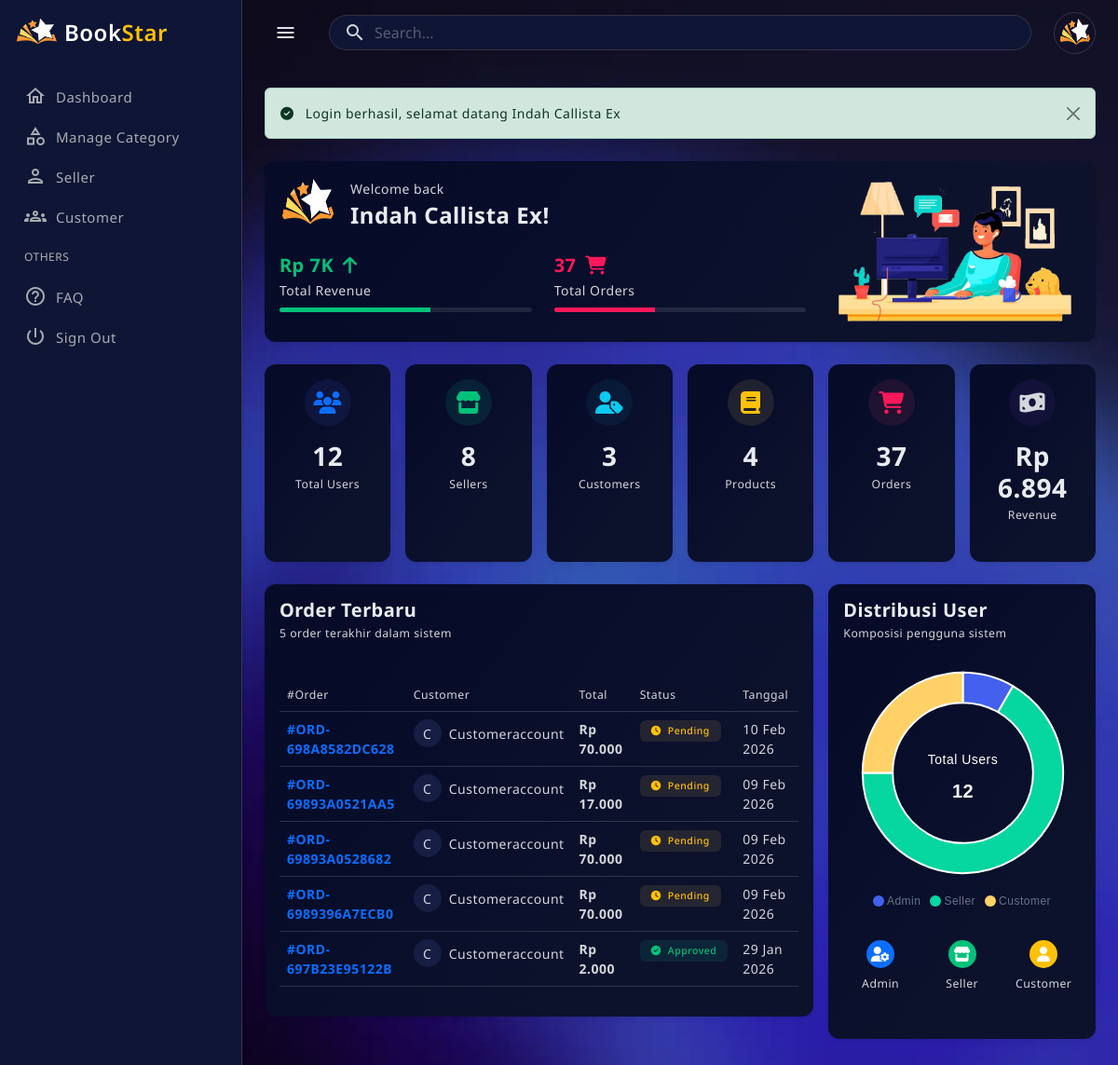
The page /public/?c=admin&m=dashboard (signed in) on the database its author committed.
### tables this page shows
CREATE TABLE `users` (
  `id` int(11) NOT NULL,
  `role_id` int(11) NOT NULL,
  `name` varchar(100) NOT NULL,
  `email` varchar(100) NOT NULL,
  `no_tlp` varchar(20) DEFAULT NULL,
  `password` varchar(255) NOT NULL,
  `nik` varchar(20) DEFAULT NULL,
  `address` text DEFAULT NULL,
  `no_rekening` varchar(50) DEFAULT NULL,
  `qris_image` varchar(255) DEFAULT NULL,
  `is_online` tinyint(1) DEFAULT 0,
  `is_super_admin` tinyint(1) DEFAULT 0,
  `created_at` timestamp NOT NULL DEFAULT current_timestamp(),
  `updated_at` timestamp NOT NULL DEFAULT current_timestamp() ON UPDATE current_timestamp(),
  `reset_token` varchar(255) DEFAULT NULL,
  `reset_expired` datetime DEFAULT NULL,
  `photo` varchar(255) DEFAULT NULL,
  `status` enum('aktif','nonaktif') DEFAULT 'aktif',
  `last_activity` datetime DEFAULT NULL,
  `is_deleted` tinyint(1) NOT NULL DEFAULT 0
);

CREATE TABLE `orders` (
  `id` int(11) NOT NULL,
  `order_code` varchar(50) NOT NULL,
  `checkout_code` varchar(50) DEFAULT NULL,
  `customer_id` int(11) NOT NULL,
  `seller_id` int(11) NOT NULL,
  `total_price` decimal(12,2) NOT NULL,
  `payment_method` enum('transfer','qris') NOT NULL,
  `payment_proof` varchar(255) DEFAULT NULL,
  `approval_status` enum('pending','approved','rejected') DEFAULT 'pending',
  `order_status` enum('pending','paid','shipped','refund') DEFAULT 'pending',
  `shipping_address` text NOT NULL,
  `tracking_url` text DEFAULT NULL,
  `resi` varchar(100) DEFAULT NULL,
  `created_at` timestamp NOT NULL DEFAULT current_timestamp(),
  `updated_at` timestamp NOT NULL DEFAULT current_timestamp() ON UPDATE current_timestamp(),
  `reject_reason` text DEFAULT NULL
);

### app/views/admin/dashboard.php (the view, shortened to what the rows shown need)
<?php require APP_PATH . '/views/layouts/admin/header.php'; ?>
<main class="main-wrapper">
  <div class="main-content">
    <div class="card border-0 shadow-sm mb-4">
      <div class="card-body">
        <div class="row align-items-center">
          <div class="col-md-8">
            <div class="d-flex align-items-center mb-4">
              <img src="<?= htmlspecialchars($photo) ?>"
                   class="rounded-circle me-3"
                   width="60" height="60"
                   alt="user">
              <div>
                <p class="text mb-1">Welcome back</p>
                <h4 class="fw-bold mb-0"><?= htmlspecialchars($name) ?>!</h4>
              </div>
            </div>
          </div>
        </div>
      </div>
    </div>
    <div class="row g-3 mb-4">
      <div class="col-lg-8">
<div class="card border-0 shadow-sm">
          <div class="card-body">
            <?php if (!empty($data['recentOrders'])): ?>
              <div class="table-responsive">
                <table class="table table-hover">
                  <thead>
                    <tr class="border-bottom">
                      <th class="text small fw-normal">#Order</th>
                      <th class="text small fw-normal">Customer</th>
                      <th class="text small fw-normal">Total</th>
                      <th class="text small fw-normal">Status</th>
                      <th class="text small fw-normal">Tanggal</th>
                    </tr>
                  </thead>
                  <tbody>
                    <?php foreach ($data['recentOrders'] as $order): ?>
                      <tr>
                        <td>
                          <span class="fw-bold text-primary">#<?= htmlspecialchars($order['order_code'] ?? 'N/A') ?></span>
                        </td>
                        <td>
                          <div class="d-flex align-items-center">
                            <div class="bg-light rounded-circle d-flex align-items-center justify-content-center me-2"
                                 style="width: 30px; height: 30px;">
                              <?= strtoupper(substr(($order['customer_name'] ?? $order['customer'] ?? 'Customer'), 0, 1)) ?>
                            </div>
                            <span><?= htmlspecialchars($order['customer_name'] ?? $order['customer'] ?? 'Customer') ?></span>
                          </div>
                        </td>
                        <td class="fw-bold">
                          Rp <?= number_format($order['total_price'] ?? 0, 0, ',', '.') ?>
                        </td>
                        <td>
                          <?php
                          $status = $order['status'] ?? $order['approval_status'] ?? 'pending';
                          $statusConfig = [
                            'approved' => ['color' => 'success', 'icon' => 'check-circle'],
                            'pending' => ['color' => 'warning', 'icon' => 'clock'],
                            'rejected' => ['color' => 'danger', 'icon' => 'times-circle'],
                            'completed' => ['color' => 'success', 'icon' => 'check-circle'],
                            'processing' => ['color' => 'info', 'icon' => 'sync']
                          ];
                          $config = $statusConfig[strtolower($status)] ?? ['color' => 'secondary', 'icon' => 'circle'];
                          ?>
                          <span class="badge bg-soft-<?= $config['color'] ?> text-<?= $config['color'] ?>">
                            <i class="fas fa-<?= $config['icon'] ?> me-1"></i>
                            <?= ucfirst($status) ?>
                          </span>
                        </td>
                        <td class="text">
                          <?= date('d M Y', strtotime($order['created_at'] ?? date('Y-m-d'))) ?>
                        </td>
                      </tr>
                    <?php endforeach; ?>
                  </tbody>
                </table>
              </div>
            <?php endif; ?>
          </div>
        </div>
      </div>
    </div>
  </div>
</main>
<?php require APP_PATH . '/views/layouts/admin/footer.php'; ?>

### app/views/layouts/admin/header.php (shortened to what the rows shown need)
<?php
$user = $_SESSION['user'] ?? null;
$photo = (!empty($user['photo']))
  ? BASE_URL . '/uploads/profile/' . $user['photo']
  : 'https://placehold.co/110x110/png';
$name  = $user['name'] ?? 'Guest';
?>
<!doctype html>
<html lang="en" data-bs-theme="blue-theme">
<head>
  <link href="<?= BASE_URL ?>/assets/css/pace.min.css" rel="stylesheet">
  <link href="<?= BASE_URL ?>/assets/plugins/perfect-scrollbar/css/perfect-scrollbar.css" rel="stylesheet">
  <link href="<?= BASE_URL ?>/assets/plugins/metismenu/metisMenu.min.css" rel="stylesheet">
  <link href="<?= BASE_URL ?>/assets/plugins/metismenu/mm-vertical.css" rel="stylesheet">
  <link href="<?= BASE_URL ?>/assets/plugins/simplebar/css/simplebar.css" rel="stylesheet">
  <link href="<?= BASE_URL ?>/assets/css/bootstrap.min.css" rel="stylesheet">
  <link href="https://cdn.jsdelivr.net/npm/bootstrap-icons/font/bootstrap-icons.css" rel="stylesheet">
  <link rel="stylesheet" href="https://cdn.jsdelivr.net/npm/@tabler/icons-webfont@latest/tabler-icons.min.css">
  <link rel="stylesheet" href="https://cdnjs.cloudflare.com/ajax/libs/font-awesome/6.4.0/css/all.min.css">
  <link href="<?= BASE_URL ?>/assets/css/bootstrap-extended.css" rel="stylesheet">
  <link href="<?= BASE_URL ?>/assets/css/main.css" rel="stylesheet">
  <link href="<?= BASE_URL ?>/assets/css/dark-theme.css" rel="stylesheet">
  <link href="<?= BASE_URL ?>/assets/css/blue-theme.css" rel="stylesheet">
  <link href="<?= BASE_URL ?>/assets/css/semi-dark.css" rel="stylesheet">
  <link href="<?= BASE_URL ?>/assets/css/bordered-theme.css" rel="stylesheet">
  <link href="<?= BASE_URL ?>/assets/css/responsive.css" rel="stylesheet">
</head>
<body>
  <div class="wrapper">
    <header class="top-header">
      <nav class="navbar navbar-expand align-items-center gap-4">
        <ul class="navbar-nav gap-1 nav-right-links align-items-center">
          <li class="nav-item dropdown">
            <a href="javascript:;" class="dropdown-toggle dropdown-toggle-nocaret" data-bs-toggle="dropdown">
              <img src="<?= $photo ?>" class="rounded-circle p-1 border" width="45" height="45" alt="User">
            </a>
          </li>
        </ul>
      </nav>
    </header>

### rows shown on the page
users: photo (picture), name "Indah Callista Ex"
orders: order_code "ORD-698A8582DC628", customer.name "C", customer.name "Customeraccount", total_price "70.000", approval_status "Pending"
orders: order_code "ORD-69893A0521AA5", customer.name "C", customer.name "Customeraccount", total_price "17.000", approval_status "Pending"
orders: order_code "ORD-69893A0528682", customer.name "C", customer.name "Customeraccount", total_price "70.000", approval_status "Pending"
orders: order_code "ORD-6989396A7ECB0", customer.name "C", customer.name "Customeraccount", total_price "70.000", approval_status "Pending"
orders: order_code "ORD-697B23E95122B", customer.name "C", customer.name "Customeraccount", total_price "2.000", approval_status "Approved"

### other values the page prints
$_SESSION['success'] "Login berhasil, selamat datang Indah Callista Ex"
$data['totalOrders'] "37"
$card[1] "12"
$card[0] "Total Users"
$card[1] "8"
$card[0] "Sellers"
$card[1] "3"
$card[0] "Customers"
$card[1] "4"
$card[0] "Products"
$card[1] "37"
$card[0] "Orders"
$card[1] "Rp 6.894"
$card[0] "Revenue"
